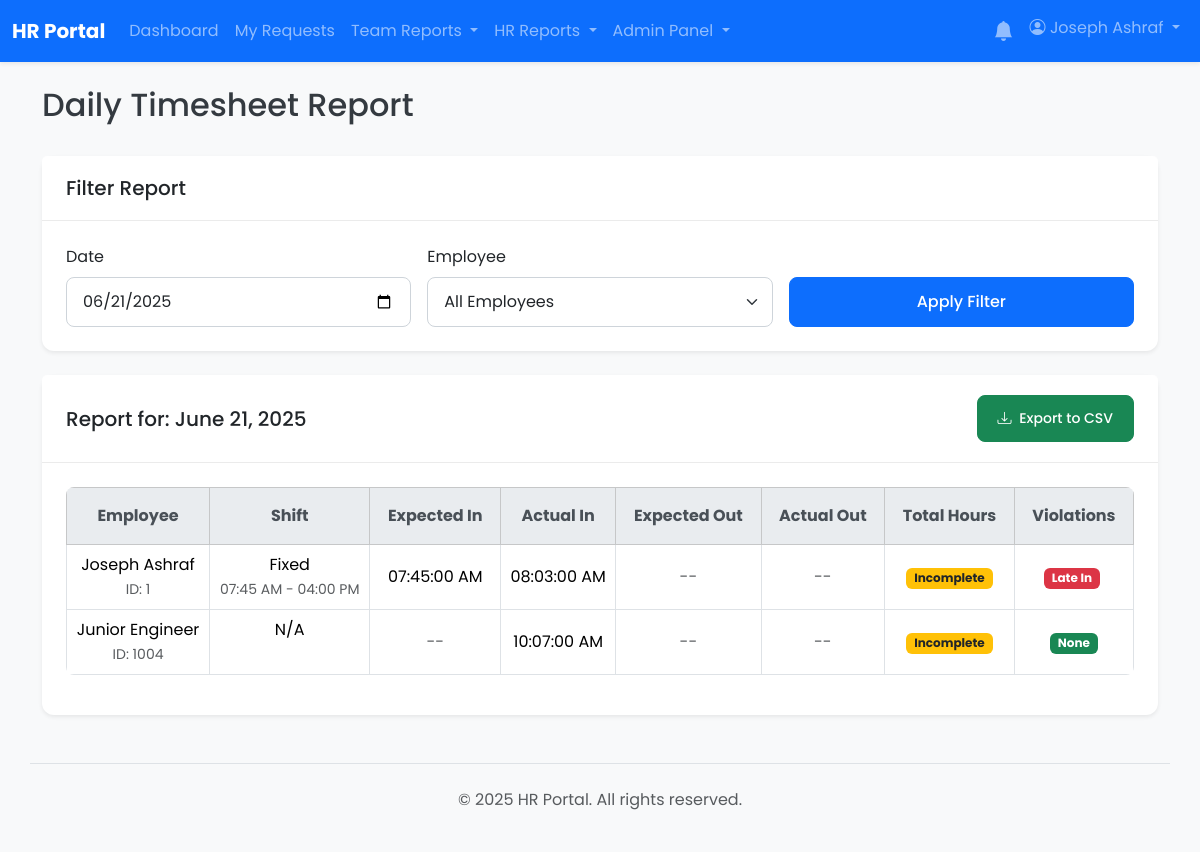
The page /reports/timesheet.php (signed in) on the database its author committed.
### tables this page shows
CREATE TABLE `users` (
  `id` int(11) NOT NULL,
  `employee_code` varchar(50) DEFAULT NULL,
  `full_name` varchar(255) NOT NULL,
  `email` varchar(255) NOT NULL,
  `password` varchar(255) NOT NULL,
  `role` enum('user','manager','hr','hr_manager','admin') NOT NULL DEFAULT 'user',
  `shift_id` int(11) DEFAULT NULL,
  `department_id` int(11) DEFAULT NULL,
  `direct_manager_id` int(11) DEFAULT NULL,
  `is_active` tinyint(1) NOT NULL DEFAULT 1,
  `must_change_password` tinyint(1) NOT NULL DEFAULT 0,
  `created_at` timestamp NOT NULL DEFAULT current_timestamp(),
  `updated_at` timestamp NOT NULL DEFAULT current_timestamp() ON UPDATE current_timestamp(),
  `manager_id` int(11) DEFAULT NULL
);

CREATE TABLE `shifts` (
  `id` int(11) NOT NULL,
  `shift_name` varchar(100) NOT NULL,
  `start_time` time NOT NULL,
  `end_time` time NOT NULL,
  `grace_period_in` int(11) DEFAULT 0 COMMENT 'Minutes allowed to be late',
  `grace_period_out` int(11) DEFAULT 0 COMMENT 'Minutes allowed to leave early',
  `break_start_time` time DEFAULT NULL,
  `break_end_time` time DEFAULT NULL,
  `is_night_shift` tinyint(1) DEFAULT 0 COMMENT 'TRUE if shift crosses midnight',
  `created_at` timestamp NOT NULL DEFAULT current_timestamp(),
  `updated_at` timestamp NOT NULL DEFAULT current_timestamp() ON UPDATE current_timestamp(),
  `grace_in_minutes` int(11) NOT NULL DEFAULT 0,
  `grace_out_minutes` int(11) NOT NULL DEFAULT 0
);

### reports/timesheet.php (the view, shortened to what this page needs)
<?php
require_once __DIR__ . '/../app/bootstrap.php';
$filter_date = $_GET['filter_date'] ?? date('Y-m-d');
$params = [':filter_date' => $filter_date];
$where_clauses = ["DATE(al.punch_time) = :filter_date"];
$where_sql = "WHERE " . implode(' AND ', $where_clauses);
$sql = "
    SELECT
        u.id as user_id,
        u.full_name,
        u.employee_code,
        DATE(al.punch_time) as attendance_date,
        s.shift_name,
        s.start_time AS shift_start_time,
        s.end_time AS shift_end_time,
        s.is_night_shift,
        s.grace_period_in,
        s.grace_period_out,
        MIN(CASE WHEN al.punch_state IN (0, 4) THEN al.punch_time END) as first_in,
        MAX(CASE WHEN al.punch_state IN (1, 5) THEN al.punch_time END) as last_out,
        -- Corrected syntax for GROUP_CONCAT with ORDER BY inside it
        SUBSTRING_INDEX(GROUP_CONCAT(CASE WHEN al.punch_state IN (0,4) THEN al.expected_in END ORDER BY al.punch_time ASC SEPARATOR ','), ',', 1) as expected_first_in,
        SUBSTRING_INDEX(GROUP_CONCAT(CASE WHEN al.punch_state IN (1,5) THEN al.expected_out END ORDER BY al.punch_time DESC SEPARATOR ','), ',', 1) as expected_last_out,
        GROUP_CONCAT(DISTINCT al.violation_type ORDER BY al.violation_type ASC SEPARATOR ', ') as daily_violations
    FROM
        attendance_logs al
    JOIN
        users u ON al.employee_code = u.employee_code
    LEFT JOIN
        shifts s ON u.shift_id = s.id
    {$where_sql}
    GROUP BY
        u.id, u.full_name, u.employee_code, attendance_date, s.shift_name, s.start_time, s.end_time, s.is_night_shift, s.grace_period_in, s.grace_period_out
    ORDER BY
        u.full_name ASC
";
$stmt = $pdo->prepare($sql);
$stmt->execute($params);
$timesheet_data = $stmt->fetchAll(PDO::FETCH_ASSOC);
include __DIR__ . '/../app/templates/header.php';
?>
<div class="d-flex justify-content-between align-items-center mb-4">
    <h1 class="h2">Daily Timesheet Report</h1>
</div>
<div class="card shadow-sm mb-4">
    <div class="card-header"><h2 class="h5 mb-0">Filter Report</h2></div>
    <div class="card-body">
        <form action="timesheet.php" method="GET" class="row g-3">
            <div class="col-md-4">
                <label for="filter_date" class="form-label">Date</label>
                <input type="date" class="form-control" id="filter_date" name="filter_date" value="<?= htmlspecialchars($filter_date) ?>">
            </div>
            <div class="col-md-4">
                <label for="user_id" class="form-label">Employee</label>
                <select class="form-select" id="user_id" name="user_id">
                    <option value="">All Employees</option>
                </select>
            </div>
            <div class="col-md-4 d-flex align-items-end">
                <button type="submit" class="btn btn-primary w-100">Apply Filter</button>
            </div>
        </form>
    </div>
</div>
<div class="card shadow-sm">
    <div class="card-header d-flex justify-content-between align-items-center">
        <h2 class="h5 mb-0">Report for: <?= htmlspecialchars(date('F j, Y', strtotime($filter_date))) ?></h2>
        <a href="?<?= http_build_query(array_merge($_GET, ['export' => 'csv'])) ?>" class="btn btn-sm btn-success">
            <i class="bi bi-download me-1"></i> Export to CSV
        </a>
    </div>
    <div class="card-body">
        <div class="table-responsive">
            <table class="table table-bordered table-hover">
                <thead class="table-light text-center">
                    <tr>
                        <th>Employee</th>
                        <th>Shift</th>
                        <th>Expected In</th>
                        <th>Actual In</th>
                        <th>Expected Out</th>
                        <th>Actual Out</th>
                        <th>Total Hours</th>
                        <th>Violations</th>
                    </tr>
                </thead>
                <tbody class="text-center">
                    <?php if (empty($timesheet_data)): ?>
                        <tr><td colspan="8" class="text-center text-muted p-4">No attendance data found for the selected criteria.</td></tr>
                    <?php else: ?>
                        <?php foreach ($timesheet_data as $row): ?>
                            <tr>
                                <td>
                                    <?= htmlspecialchars($row['full_name']) ?><br>
                                    <small class="text-muted">ID: <?= htmlspecialchars($row['employee_code']) ?></small>
                                </td>
                                <td>
                                    <?= htmlspecialchars($row['shift_name'] ?? 'N/A') ?>
                                    <?php if (isset($row['shift_start_time']) && isset($row['shift_end_time'])): ?>
                                        <br><small class="text-muted"><?= htmlspecialchars(date('h:i A', strtotime($row['shift_start_time']))) ?> - <?= htmlspecialchars(date('h:i A', strtotime($row['shift_end_time']))) ?></small>
                                    <?php endif; ?>
                                </td>
                                <td class="align-middle">
                                    <?= $row['expected_first_in'] ? date('h:i:s A', strtotime($row['expected_first_in'])) : '<span class="text-muted">--</span>' ?>
                                </td>
                                <td class="align-middle">
                                    <?= $row['first_in'] ? date('h:i:s A', strtotime($row['first_in'])) : '<span class="text-muted">--</span>' ?>
                                </td>
                                <td class="align-middle">
                                    <?= $row['expected_last_out'] ? date('h:i:s A', strtotime($row['expected_last_out'])) : '<span class="text-muted">--</span>' ?>
                                </td>
                                <td class="align-middle">
                                    <?= $row['last_out'] ? date('h:i:s A', strtotime($row['last_out'])) : '<span class="text-muted">--</span>' ?>
                                </td>
                                <td class="align-middle">
                                    <?php
                                    if ($row['first_in'] && $row['last_out']) {
                                        $first_in_dt = new DateTime($row['first_in']);
                                        $last_out_dt = new DateTime($row['last_out']);
                                        if (isset($row['is_night_shift']) && $row['is_night_shift'] && $last_out_dt < $first_in_dt) {
                                            $last_out_dt->modify('+1 day');
                                        }
                                        $interval = $first_in_dt->diff($last_out_dt);
                                        echo $interval->format('%h hours, %i minutes');
                                    } else {
                                        echo '<span class="badge bg-warning text-dark">Incomplete</span>';
                                    }
                                    ?>
                                </td>
                                <td class="align-middle">
                                    <?php if (!empty($row['daily_violations'])): ?>
                                        <?php
                                        $violations = explode(', ', $row['daily_violations']);
                                        foreach ($violations as $violation):
                                            $badge_class = 'bg-danger';
                                            echo '<span class="badge ' . $badge_class . ' me-1">' . htmlspecialchars(ucwords(str_replace('_', ' ', $violation))) . '</span>';
                                        endforeach;
                                        ?>
                                    <?php else: ?>
                                        <span class="badge bg-success">None</span>
                                    <?php endif; ?>
                                </td>
                            </tr>
                        <?php endforeach; ?>
                    <?php endif; ?>
                </tbody>
            </table>
        </div>
    </div>
</div>
<?php
include __DIR__ . '/../app/templates/footer.php';
?>

### css/style.css (style rules this page uses)
* { box-sizing: border-box; }
html, body { height: 100%; margin: 0; padding: 0; }
body { font-family: 'Poppins', sans-serif; background-color: #f0f2f5; color: #343a40; }
a { color: #007bff; text-decoration: none; transition: color 0.2s ease-in-out; }
.card { border: none; border-radius: 0.75rem; box-shadow: 0 4px 12px rgba(0, 0, 0, 0.08); }
.card-header { background-color: #ffffff; border-bottom: 1px solid rgba(0, 0, 0, 0.08); font-weight: 600; padding: 1.25rem 1.5rem; border-top-left-radius: 0.75rem; border-top-right-radius: 0.75rem; }
.card-body { padding: 1.5rem; }
.form-control, .form-select { border-radius: 0.5rem; border: 1px solid #ced4da; padding: 0.75rem 1rem; }
.btn { border-radius: 0.5rem; font-weight: 500; padding: 0.75rem 1.25rem; }
.table { border-radius: 0.5rem; overflow: hidden; }
.table thead th { background-color: #e9ecef; color: #495057; border-bottom: none; padding: 1rem; }

### rows shown on the page
users: full_name "Joseph Ashraf", employee_code "1", shift.shift_name "Fixed", shift.start_time "07:45 AM", shift.end_time "04:00 PM", expected_first_in "07:45:00 AM", first_in "08:03:00 AM", violation "Late In"
users: full_name "Junior Engineer", employee_code "1004", shift_name "N/A", first_in "10:07:00 AM", shows "None"

### other values the page prints
SITE_NAME "HR Portal"
$_SESSION['full_name'] "Joseph Ashraf"
date('F j, Y', strtotime($filter_date)) "June 21, 2025"
